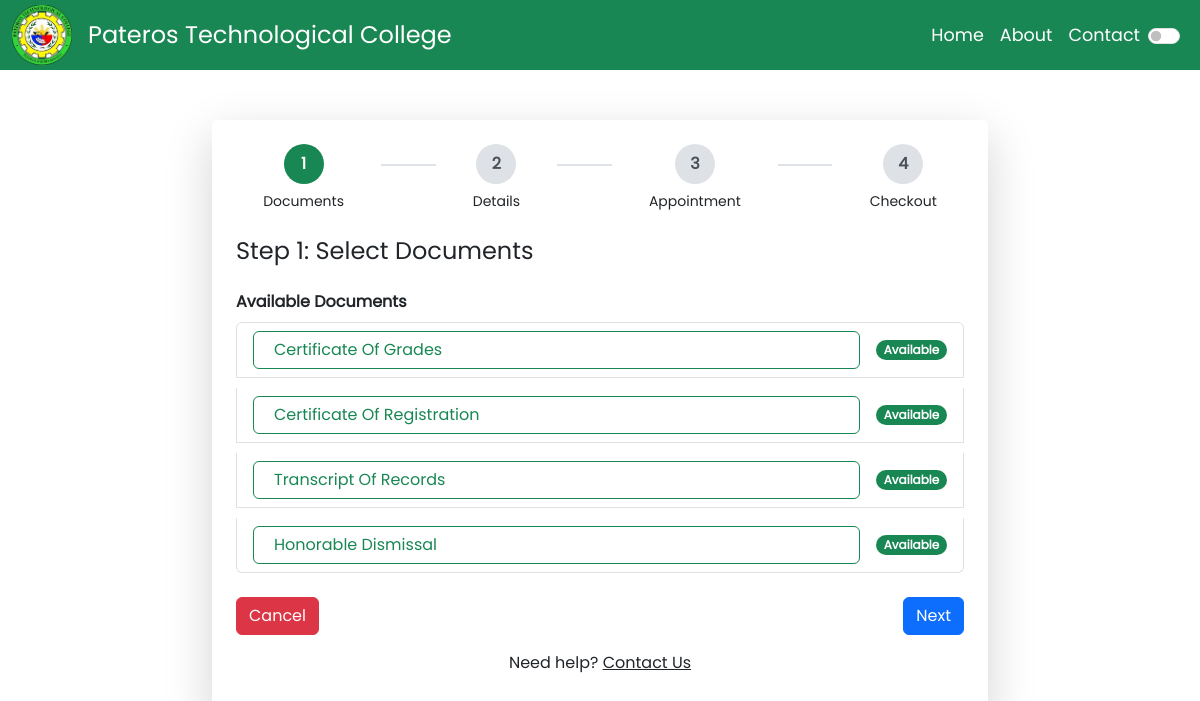
Before: /student/add-request.php (signed in) with the older database file.
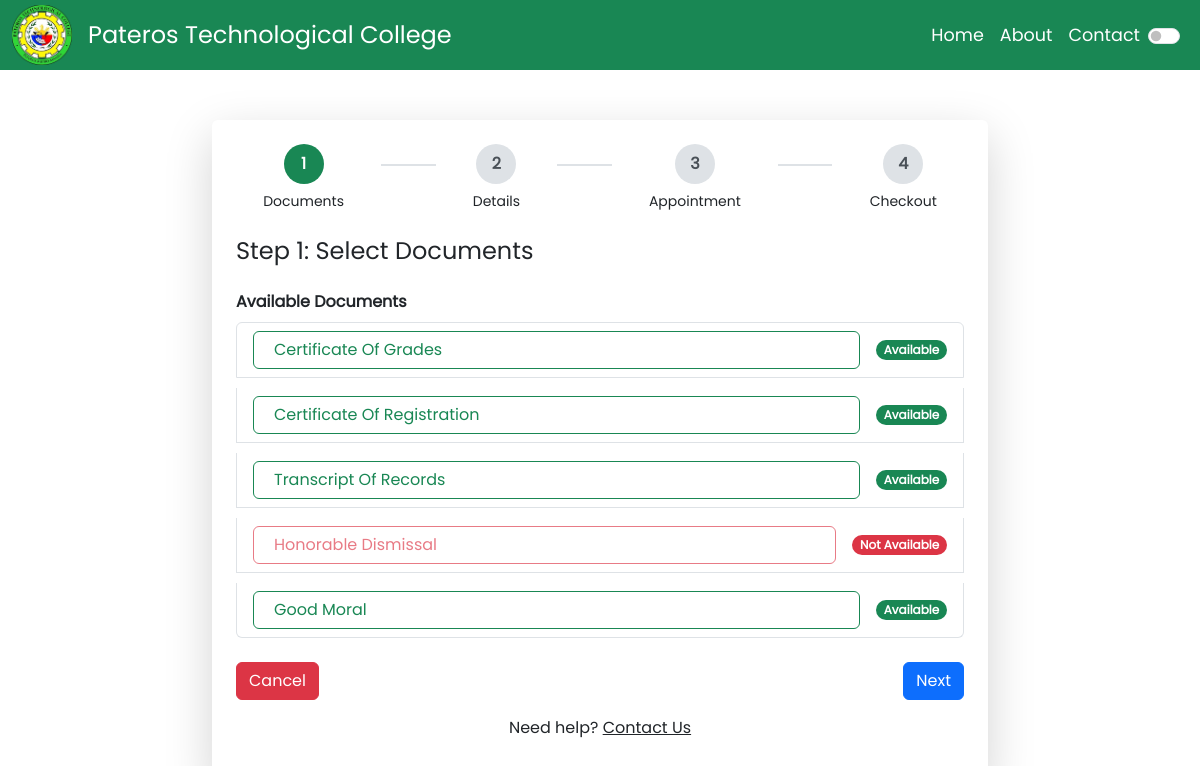
After: the same page with the newer database file.
### tables this page shows
CREATE TABLE `documents` (
  `id` int(15) NOT NULL,
  `code` varchar(15) NOT NULL,
  `name` varchar(255) NOT NULL,
  `price` int(15) NOT NULL,
  `is_available` enum('yes','no') NOT NULL DEFAULT 'yes',
  `eta` int(15) NOT NULL
);

### config/db.php (called while the page is built, shortened)
<?php
class class_model {
    private string $host = "localhost";
    private string $user = "root";
    private string $pass = "";
    private string $dbname = "practice2";
    private mysqli $mysqli;
    public function __construct()
    {
        $this->mysqli = new mysqli($this->host, $this->user, $this->pass, $this->dbname);
    }
    public function getDocuments() {
        $sql = "SELECT * FROM documents";
        $result = $this->mysqli->query($sql);
        return $result->fetch_all(MYSQLI_ASSOC);
    }
}

### student/add-request.php (the view, shortened to what the changed rows need)
<?php
require_once '../config/db.php';
$cm = new class_model();
?>
<!DOCTYPE html>
<html lang="en">
<head>
    <link rel="stylesheet" href="../vendor/bootstrapv5/css/bootstrap.min.css">
    <link rel="stylesheet" href="../assets/css/app.css">
    <link rel="stylesheet" href="https://cdn.jsdelivr.net/npm/flatpickr/dist/flatpickr.min.css">
</head>
<body>
<div class="container mt-1 py-1" style="max-width: 1200px;">
    <div class="row justify-content-center align-items-center mt-5 g-10">
        <div class="col-md-8 mt-5">
            <div class="p-4 shadow-lg rounded" style="background-color: var(--bg-color);">
                <form id="addRequestForm">
                    <div class="step active" id="step1">
                        <?php $result = $cm->getDocuments(); ?>
                        <?php if (!empty($result)): ?>
                            <div class="mb-3">
                                <ul id="document_selection" class="list-group">
                                    <?php foreach ($result as $row):
                                        $docId = htmlspecialchars($row['id']);
                                        $docName = htmlspecialchars($row['name']);
                                        $docPrice = htmlspecialchars($row['price'] ?? 0);
                                        $docEta = htmlspecialchars($row['eta'] ?? 0);
                                        $needsExtraInputs = in_array($docName, ['Certificate Of Grades', 'Certificate Of Registration']);
                                        $isGraduated = ($_SESSION['sessionuser']['status'] ?? '') === 'Graduated';
                                        $isRestrictedDoc = $isGraduated && $needsExtraInputs;
                                        $isAvailable = $row['is_available'] === 'yes';
                                    ?>
                                        <li class="list-group-item">
                                            <div class="d-flex justify-content-between align-items-center">
                                                <button type="button"
                                                        class="btn <?= !$isAvailable || $isRestrictedDoc ? 'btn-outline-danger' : 'btn-outline-success' ?> document-toggle w-100 text-start"
                                                        data-doc-id="<?= $docId ?>"
                                                        data-doc-name="<?= $docName ?>"
                                                        data-doc-price="<?= $docPrice ?>"
                                                        data-doc-eta="<?= $docEta ?>"
                                                        <?= !$isAvailable || $isRestrictedDoc ? 'disabled' : '' ?>>
                                                    <i class="fas fa-file-alt me-2"></i><?= $docName ?>
                                                </button>
                                                <span class="badge bg-<?= !$isAvailable || $isRestrictedDoc ? 'danger' : 'success' ?> rounded-pill ms-3">
                                                    <?= !$isAvailable ? 'Not Available' : ($isRestrictedDoc ? 'Not Available' : 'Available') ?>
                                                </span>
                                            </div>
                                        </li>
                                    <?php endforeach; ?>
                                </ul>
                            </div>
                        <?php else: ?>
                            <p class="text-muted text-center">No documents available for request.</p>
                        <?php endif; ?>
                    </div>
                </form>
            </div>
        </div>
    </div>
</div>
</body>
</html>

Changed rows visible on the page:
changed documents "Honorable Dismissal": is_available "Available" → "Not Available"
added documents: name "Good Moral", is_available "Available"
